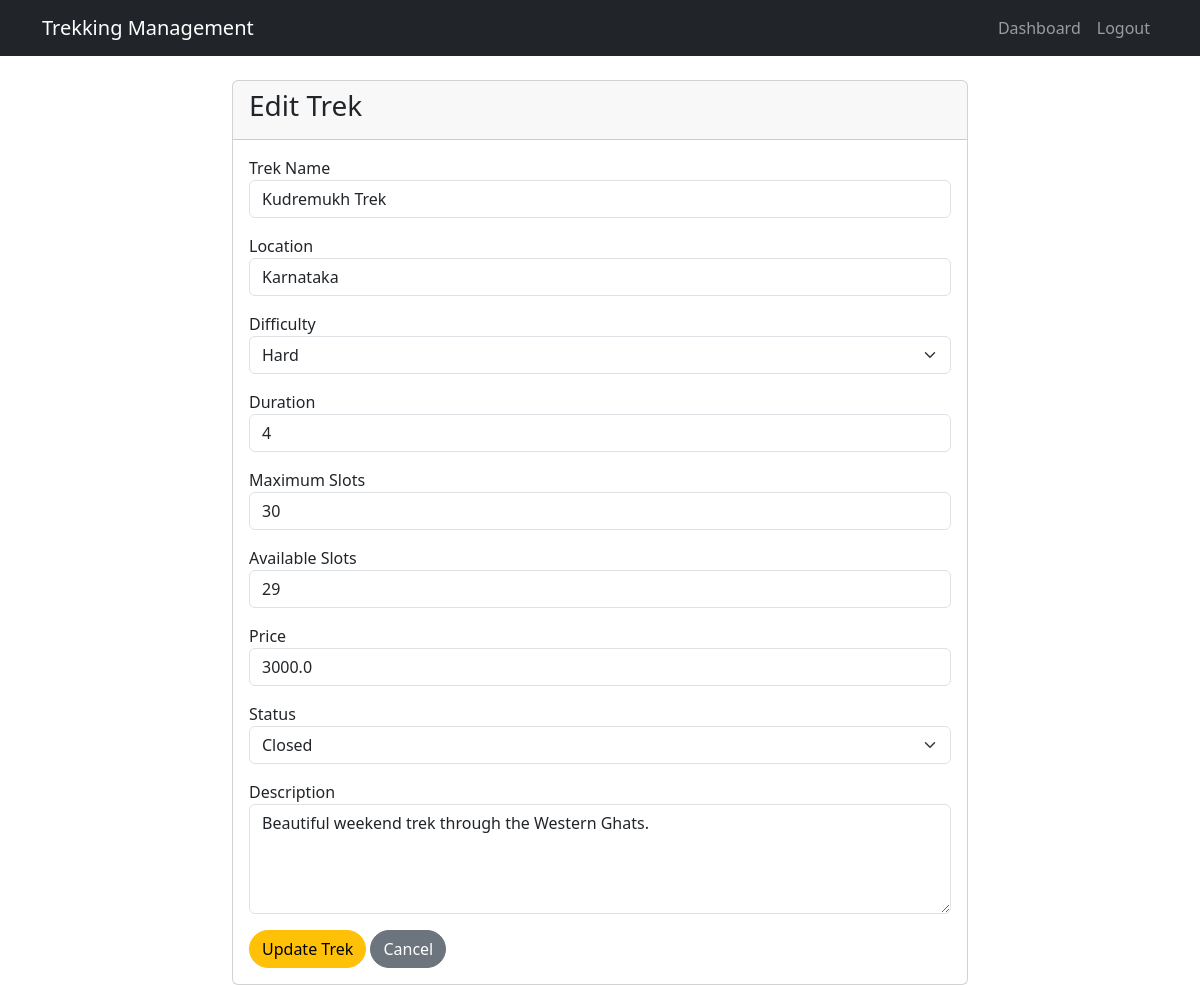
Page /admin/treks/edit/1 (signed in) on the committed database.
### models/trek.py (models this page shows, shortened)
class Trek(db.Model):
    __tablename__ = "treks"
    id = db.Column(db.Integer, primary_key=True)
    name = db.Column(db.String(100), nullable=False)
    location = db.Column(db.String(100), nullable=False)
    difficulty = db.Column(db.String(30), nullable=False)
    duration = db.Column(db.Integer, nullable=False)
    max_slots = db.Column(db.Integer, nullable=False)
    available_slots = db.Column(db.Integer, nullable=False)
    price = db.Column(db.Float, nullable=False)
    status = db.Column(db.String(30), nullable=False)
    description = db.Column(db.Text)
    staff_id = db.Column(
        db.Integer,
        db.ForeignKey("users.id"),
        nullable=True
    )
    bookings = db.relationship(
        "Booking",
        backref="trek",
        lazy=True,
        cascade="all, delete-orphan"
    )

### routes/admin.py (the view, shortened to what this page needs)
@admin.route("/admin/treks/edit/<int:trek_id>", methods=["GET", "POST"])
@login_required
def edit_trek(trek_id):
    if current_user.role != ROLE_ADMIN:
        return "Unauthorized", 403
    trek = Trek.query.get_or_404(trek_id)
    return render_template(
        "edit_trek.html",
        trek=trek
    )

### create_app.py (called while the page is built)
def create_app():
    app = Flask(__name__)
    app.config.from_object(Config)
    db.init_app(app)
    login_manager.init_app(app)
    @login_manager.user_loader
    def load_user(user_id):
        return db.session.get(User, int(user_id))
    app.register_blueprint(auth)
    app.register_blueprint(admin)
    app.register_blueprint(staff)
    app.register_blueprint(user)
    @app.route("/")
    def home():
        return render_template("index.html")
    return app

### templates/edit_trek.html (shortened to what this page needs)
{% extends "base.html" %}
{% block content %}
<div class="row justify-content-center">
    <div class="col-md-8">
        <div class="card">
            <div class="card-header">
                <h3>Edit Trek</h3>
            </div>
            <div class="card-body">
                <form method="POST">
                    <div class="mb-3">
                        <label>Trek Name</label>
                        <input
                            type="text"
                            name="name"
                            class="form-control"
                            value="{{ trek.name }}"
                            required>
                    </div>
                    <div class="mb-3">
                        <label>Location</label>
                        <input
                            type="text"
                            name="location"
                            class="form-control"
                            value="{{ trek.location }}"
                            required>
                    </div>
                    <div class="mb-3">
                        <label>Difficulty</label>
                        <select
                            name="difficulty"
                            class="form-select">
                            <option value="Hard"
                            {% if trek.difficulty=="Hard" %}selected{% endif %}>
                            Hard
                            </option>
                        </select>
                    </div>
                    <div class="mb-3">
                        <label>Duration</label>
                        <input
                            type="number"
                            name="duration"
                            class="form-control"
                            value="{{ trek.duration }}"
                            required>
                    </div>
                    <div class="mb-3">
                        <label>Maximum Slots</label>
                        <input
                            type="number"
                            name="max_slots"
                            class="form-control"
                            value="{{ trek.max_slots }}"
                            required>
                    </div>
                    <div class="mb-3">
                        <label>Available Slots</label>
                        <input
                            type="number"
                            name="available_slots"
                            class="form-control"
                            value="{{ trek.available_slots }}"
                            required>
                    </div>
                    <div class="mb-3">
                        <label>Price</label>
                        <input
                            type="number"
                            step="0.01"
                            name="price"
                            class="form-control"
                            value="{{ trek.price }}"
                            required>
                    </div>
                    <div class="mb-3">
                        <label>Status</label>
                        <select
                            name="status"
                            class="form-select">
                            <option value="Closed"
                            {% if trek.status=="Closed" %}selected{% endif %}>
                            Closed
                            </option>
                        </select>
                    </div>
                    <div class="mb-3">
                        <label>Description</label>
                        <textarea
                            name="description"
                            class="form-control"
                            rows="4">{{ trek.description }}</textarea>
                    </div>
                    <button class="btn btn-warning">
                        Update Trek
                    </button>
                    <a href="{{ url_for('admin.manage_treks') }}"
                       class="btn btn-secondary">
                        Cancel
                    </a>
                </form>
            </div>
        </div>
    </div>
</div>
{% endblock %}

### rows in the picture
Trek: name "Kudremukh Trek", location "Karnataka", difficulty "Hard", duration "4", max_slots "30", available_slots "29", price "3000.0", status "Closed", description "Beautiful weekend trek through the Western Ghats."
